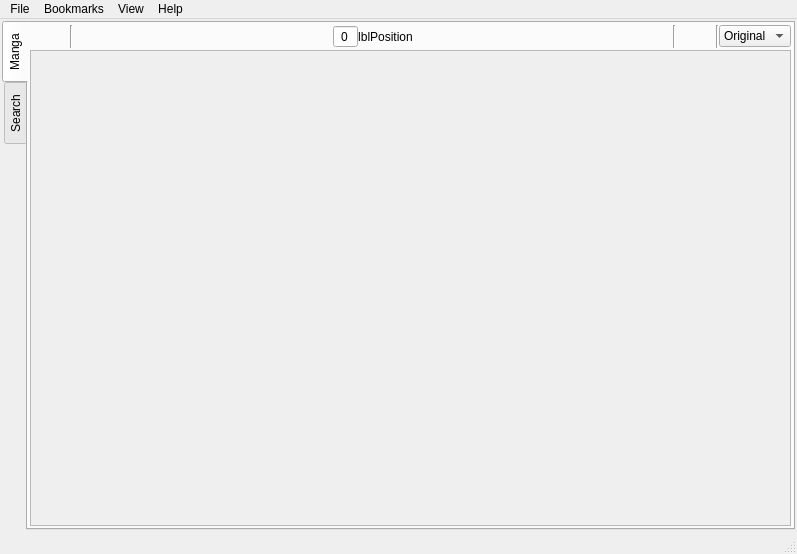
<?xml version="1.0" encoding="UTF-8"?>
<ui version="4.0">
 <class>MainWindow</class>
 <widget class="QMainWindow" name="MainWindow">
  <property name="geometry">
   <rect>
    <x>0</x>
    <y>0</y>
    <width>797</width>
    <height>554</height>
   </rect>
  </property>
  <property name="windowTitle">
   <string>QManga</string>
  </property>
  <widget class="QWidget" name="centralWidget">
   <layout class="QVBoxLayout" name="verticalLayout">
    <property name="spacing">
     <number>2</number>
    </property>
    <property name="margin">
     <number>2</number>
    </property>
    <item>
     <widget class="ZTabWidget" name="tabWidget">
      <property name="tabPosition">
       <enum>QTabWidget::West</enum>
      </property>
      <property name="currentIndex">
       <number>0</number>
      </property>
      <widget class="QWidget" name="tab">
       <attribute name="title">
        <string>Manga</string>
       </attribute>
       <layout class="QVBoxLayout" name="verticalLayout_2">
        <property name="spacing">
         <number>2</number>
        </property>
        <property name="margin">
         <number>2</number>
        </property>
        <item>
         <widget class="QFrame" name="toolbar">
          <property name="frameShape">
           <enum>QFrame::NoFrame</enum>
          </property>
          <property name="frameShadow">
           <enum>QFrame::Plain</enum>
          </property>
          <layout class="QHBoxLayout" name="horizontalLayout">
           <property name="spacing">
            <number>0</number>
           </property>
           <property name="margin">
            <number>0</number>
           </property>
           <item>
            <widget class="QPushButton" name="btnOpen">
             <property name="toolTip">
              <string>Open...</string>
             </property>
             <property name="text">
              <string/>
             </property>
             <property name="flat">
              <bool>true</bool>
             </property>
            </widget>
           </item>
           <item>
            <widget class="Line" name="line_2">
             <property name="orientation">
              <enum>Qt::Vertical</enum>
             </property>
            </widget>
           </item>
           <item>
            <widget class="QPushButton" name="btnNavFirst">
             <property name="toolTip">
              <string>Go first</string>
             </property>
             <property name="text">
              <string/>
             </property>
             <property name="flat">
              <bool>true</bool>
             </property>
            </widget>
           </item>
           <item>
            <widget class="QPushButton" name="btnNavPrev">
             <property name="toolTip">
              <string>Go previous</string>
             </property>
             <property name="text">
              <string/>
             </property>
             <property name="flat">
              <bool>true</bool>
             </property>
            </widget>
           </item>
           <item>
            <widget class="QPushButton" name="btnNavNext">
             <property name="toolTip">
              <string>Go next</string>
             </property>
             <property name="text">
              <string/>
             </property>
             <property name="flat">
              <bool>true</bool>
             </property>
            </widget>
           </item>
           <item>
            <widget class="QPushButton" name="btnNavLast">
             <property name="toolTip">
              <string>Go last</string>
             </property>
             <property name="text">
              <string/>
             </property>
             <property name="flat">
              <bool>true</bool>
             </property>
            </widget>
           </item>
           <item>
            <spacer name="horizontalSpacer">
             <property name="orientation">
              <enum>Qt::Horizontal</enum>
             </property>
             <property name="sizeHint" stdset="0">
              <size>
               <width>40</width>
               <height>20</height>
              </size>
             </property>
            </spacer>
           </item>
           <item>
            <widget class="QFrame" name="frame">
             <layout class="QHBoxLayout" name="horizontalLayout_2">
              <property name="spacing">
               <number>0</number>
              </property>
              <property name="margin">
               <number>0</number>
              </property>
              <item>
               <widget class="QSpinBox" name="spinPosition">
                <property name="alignment">
                 <set>Qt::AlignCenter</set>
                </property>
                <property name="buttonSymbols">
                 <enum>QAbstractSpinBox::NoButtons</enum>
                </property>
               </widget>
              </item>
              <item>
               <widget class="QLabel" name="lblPosition">
                <property name="text">
                 <string>lblPosition</string>
                </property>
                <property name="alignment">
                 <set>Qt::AlignCenter</set>
                </property>
               </widget>
              </item>
             </layout>
            </widget>
           </item>
           <item>
            <spacer name="horizontalSpacer_2">
             <property name="orientation">
              <enum>Qt::Horizontal</enum>
             </property>
             <property name="sizeHint" stdset="0">
              <size>
               <width>40</width>
               <height>20</height>
              </size>
             </property>
            </spacer>
           </item>
           <item>
            <widget class="QPushButton" name="btnZoomFit">
             <property name="toolTip">
              <string>Zoom fit</string>
             </property>
             <property name="text">
              <string/>
             </property>
             <property name="flat">
              <bool>true</bool>
             </property>
            </widget>
           </item>
           <item>
            <widget class="QPushButton" name="btnZoomWidth">
             <property name="toolTip">
              <string>Zoom width</string>
             </property>
             <property name="text">
              <string/>
             </property>
             <property name="flat">
              <bool>true</bool>
             </property>
            </widget>
           </item>
           <item>
            <widget class="QPushButton" name="btnZoomHeight">
             <property name="toolTip">
              <string>Zoom height</string>
             </property>
             <property name="text">
              <string/>
             </property>
             <property name="flat">
              <bool>true</bool>
             </property>
            </widget>
           </item>
           <item>
            <widget class="QPushButton" name="btnZoomOriginal">
             <property name="toolTip">
              <string>Zoom 100%</string>
             </property>
             <property name="text">
              <string/>
             </property>
             <property name="flat">
              <bool>true</bool>
             </property>
            </widget>
           </item>
           <item>
            <widget class="Line" name="line">
             <property name="orientation">
              <enum>Qt::Vertical</enum>
             </property>
            </widget>
           </item>
           <item>
            <widget class="QPushButton" name="btnZoomDynamic">
             <property name="toolTip">
              <string>Dynamic zoom</string>
             </property>
             <property name="text">
              <string/>
             </property>
             <property name="checkable">
              <bool>true</bool>
             </property>
             <property name="checked">
              <bool>false</bool>
             </property>
             <property name="flat">
              <bool>true</bool>
             </property>
            </widget>
           </item>
           <item>
            <widget class="Line" name="line_3">
             <property name="orientation">
              <enum>Qt::Vertical</enum>
             </property>
            </widget>
           </item>
           <item>
            <widget class="QComboBox" name="comboZoom">
             <property name="currentIndex">
              <number>9</number>
             </property>
             <item>
              <property name="text">
               <string>5%</string>
              </property>
             </item>
             <item>
              <property name="text">
               <string>10%</string>
              </property>
             </item>
             <item>
              <property name="text">
               <string>25%</string>
              </property>
             </item>
             <item>
              <property name="text">
               <string>40%</string>
              </property>
             </item>
             <item>
              <property name="text">
               <string>50%</string>
              </property>
             </item>
             <item>
              <property name="text">
               <string>60%</string>
              </property>
             </item>
             <item>
              <property name="text">
               <string>75%</string>
              </property>
             </item>
             <item>
              <property name="text">
               <string>90%</string>
              </property>
             </item>
             <item>
              <property name="text">
               <string>95%</string>
              </property>
             </item>
             <item>
              <property name="text">
               <string>Original</string>
              </property>
             </item>
             <item>
              <property name="text">
               <string>110%</string>
              </property>
             </item>
             <item>
              <property name="text">
               <string>125%</string>
              </property>
             </item>
             <item>
              <property name="text">
               <string>150%</string>
              </property>
             </item>
             <item>
              <property name="text">
               <string>175%</string>
              </property>
             </item>
             <item>
              <property name="text">
               <string>200%</string>
              </property>
             </item>
             <item>
              <property name="text">
               <string>250%</string>
              </property>
             </item>
             <item>
              <property name="text">
               <string>300%</string>
              </property>
             </item>
             <item>
              <property name="text">
               <string>400%</string>
              </property>
             </item>
             <item>
              <property name="text">
               <string>500%</string>
              </property>
             </item>
             <item>
              <property name="text">
               <string>750%</string>
              </property>
             </item>
             <item>
              <property name="text">
               <string>1000%</string>
              </property>
             </item>
            </widget>
           </item>
          </layout>
         </widget>
        </item>
        <item>
         <widget class="ZScrollArea" name="scrollArea">
          <property name="widgetResizable">
           <bool>true</bool>
          </property>
          <property name="alignment">
           <set>Qt::AlignCenter</set>
          </property>
          <widget class="ZMangaView" name="mangaView">
           <property name="geometry">
            <rect>
             <x>0</x>
             <y>0</y>
             <width>760</width>
             <height>466</height>
            </rect>
           </property>
           <property name="focusPolicy">
            <enum>Qt::StrongFocus</enum>
           </property>
          </widget>
         </widget>
        </item>
       </layout>
      </widget>
      <widget class="QWidget" name="tab_2">
       <attribute name="title">
        <string>Search</string>
       </attribute>
       <layout class="QVBoxLayout" name="verticalLayout_4" stretch="0">
        <property name="spacing">
         <number>2</number>
        </property>
        <property name="margin">
         <number>2</number>
        </property>
        <item>
         <widget class="ZSearchTab" name="srcWidget" native="true"/>
        </item>
       </layout>
      </widget>
     </widget>
    </item>
   </layout>
  </widget>
  <widget class="QMenuBar" name="menuBar">
   <property name="geometry">
    <rect>
     <x>0</x>
     <y>0</y>
     <width>797</width>
     <height>25</height>
    </rect>
   </property>
   <widget class="QMenu" name="menuFile">
    <property name="title">
     <string>File</string>
    </property>
    <addaction name="actionOpen"/>
    <addaction name="actionClose"/>
    <addaction name="separator"/>
    <addaction name="actionSettings"/>
    <addaction name="actionSaveSettings"/>
    <addaction name="separator"/>
    <addaction name="actionExit"/>
   </widget>
   <widget class="QMenu" name="menuBookmarks">
    <property name="title">
     <string>Bookmarks</string>
    </property>
    <addaction name="actionAddBookmark"/>
    <addaction name="separator"/>
   </widget>
   <widget class="QMenu" name="menuHelp">
    <property name="title">
     <string>Help</string>
    </property>
    <addaction name="actionAbout"/>
   </widget>
   <widget class="QMenu" name="menuView">
    <property name="title">
     <string>View</string>
    </property>
    <addaction name="actionFullscreen"/>
    <addaction name="separator"/>
    <addaction name="actionMinimize"/>
   </widget>
   <addaction name="menuFile"/>
   <addaction name="menuBookmarks"/>
   <addaction name="menuView"/>
   <addaction name="menuHelp"/>
  </widget>
  <widget class="QStatusBar" name="statusBar"/>
  <action name="actionOpen">
   <property name="icon">
    <iconset theme="document-open">
     <normaloff/>
    </iconset>
   </property>
   <property name="text">
    <string>Open...</string>
   </property>
  </action>
  <action name="actionExit">
   <property name="icon">
    <iconset theme="application-exit">
     <normaloff/>
    </iconset>
   </property>
   <property name="text">
    <string>Exit</string>
   </property>
  </action>
  <action name="actionClose">
   <property name="icon">
    <iconset theme="document-close">
     <normaloff/>
    </iconset>
   </property>
   <property name="text">
    <string>Close</string>
   </property>
  </action>
  <action name="actionSettings">
   <property name="icon">
    <iconset theme="configure">
     <normaloff/>
    </iconset>
   </property>
   <property name="text">
    <string>Settings...</string>
   </property>
  </action>
  <action name="actionAddBookmark">
   <property name="text">
    <string>Add bookmark...</string>
   </property>
  </action>
  <action name="actionAbout">
   <property name="text">
    <string>About...</string>
   </property>
  </action>
  <action name="actionFullscreen">
   <property name="checkable">
    <bool>true</bool>
   </property>
   <property name="icon">
    <iconset theme="view-fullscreen">
     <normaloff/>
    </iconset>
   </property>
   <property name="text">
    <string>Fullscreen</string>
   </property>
   <property name="shortcut">
    <string>F9</string>
   </property>
  </action>
  <action name="actionMinimize">
   <property name="icon">
    <iconset theme="go-down">
     <normaloff/>
    </iconset>
   </property>
   <property name="text">
    <string>Minimize</string>
   </property>
   <property name="shortcut">
    <string>F4</string>
   </property>
   <property name="shortcutContext">
    <enum>Qt::ApplicationShortcut</enum>
   </property>
  </action>
  <action name="actionSaveSettings">
   <property name="text">
    <string>Save settings</string>
   </property>
  </action>
 </widget>
 <layoutdefault spacing="6" margin="11"/>
 <customwidgets>
  <customwidget>
   <class>ZMangaView</class>
   <extends>QWidget</extends>
   <header>zmangaview.h</header>
   <container>1</container>
  </customwidget>
  <customwidget>
   <class>ZScrollArea</class>
   <extends>QScrollArea</extends>
   <header>zscrollarea.h</header>
   <container>1</container>
  </customwidget>
  <customwidget>
   <class>ZTabWidget</class>
   <extends>QTabWidget</extends>
   <header>zscrollarea.h</header>
   <container>1</container>
  </customwidget>
  <customwidget>
   <class>ZSearchTab</class>
   <extends>QWidget</extends>
   <header>zsearchtab.h</header>
   <container>1</container>
  </customwidget>
 </customwidgets>
 <resources/>
 <connections/>
</ui>
